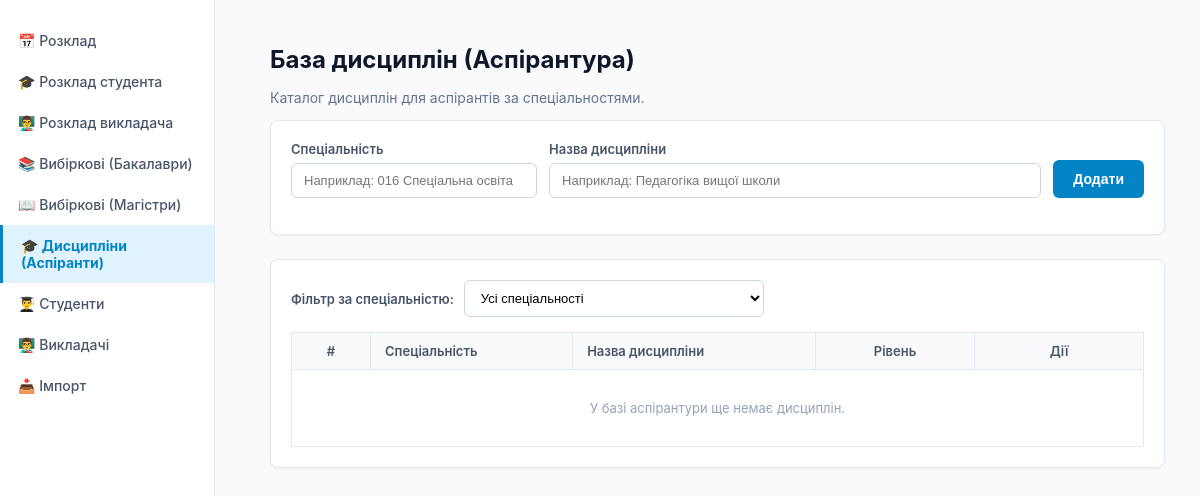
Before: /time-table/selective/postgraduate/ with the older database file.
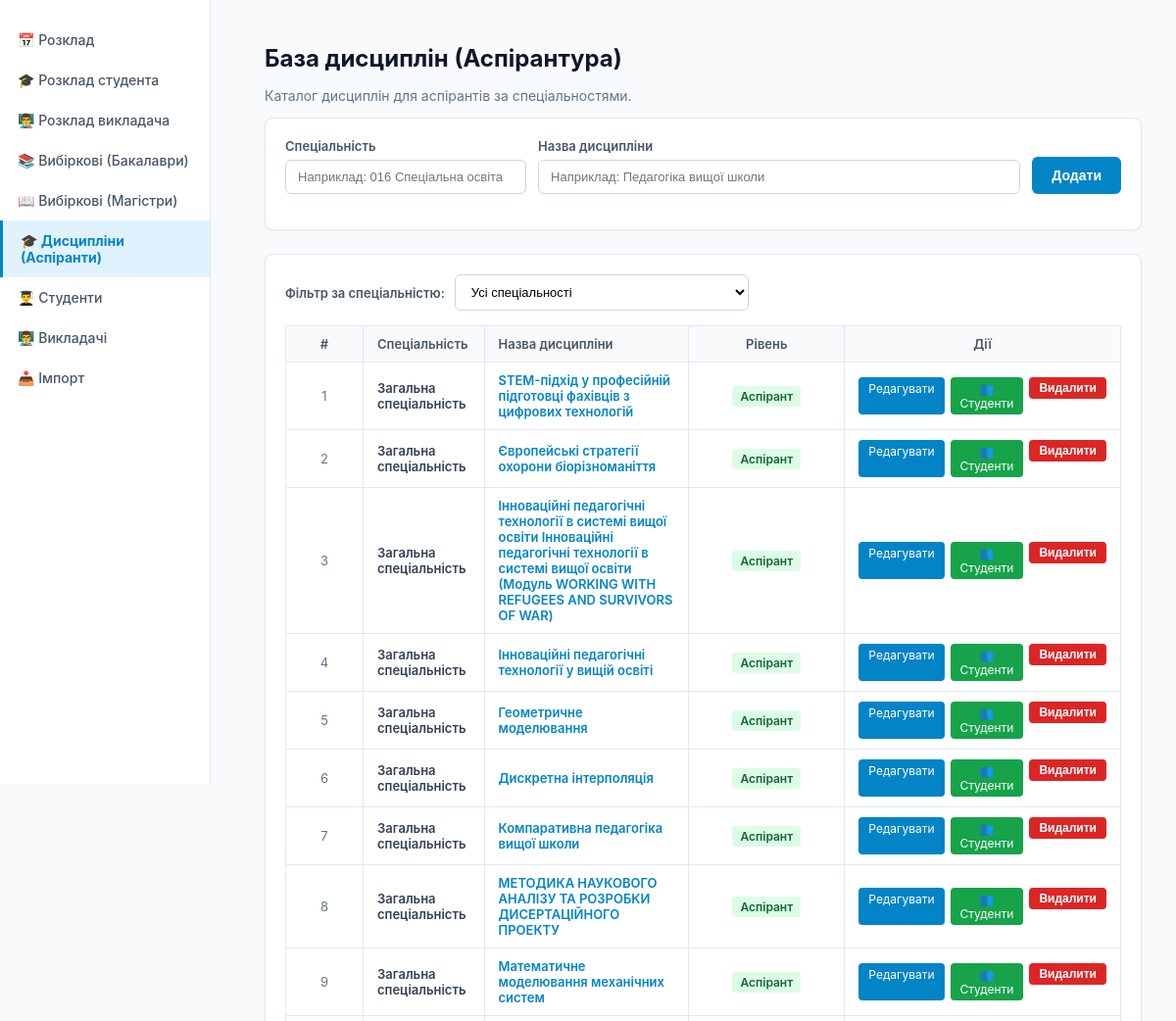
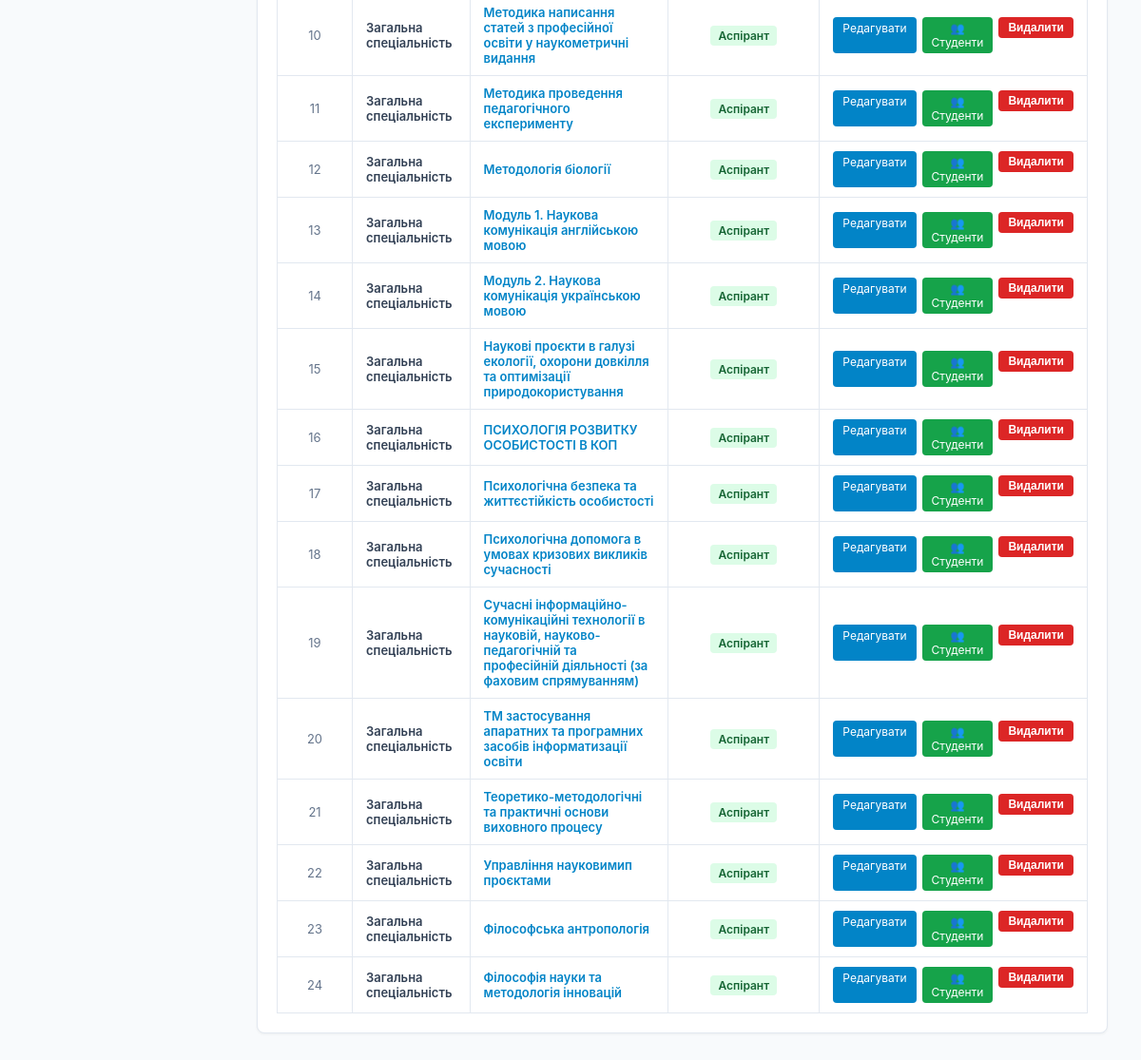
After: the same page with the newer database file (2 pictures, top to bottom).
### scheduler/models.py (models this page shows, shortened)
class Subject(models.Model):
    title = models.CharField(max_length=150, verbose_name="Назва дисципліни")
    is_elective = models.BooleanField(default=False, verbose_name="Вибірковий компонент")
    specialty = models.CharField(max_length=100, blank=True, default="", verbose_name="Спеціальність")
    students = models.ManyToManyField(Student, blank=True, related_name='selective_subjects', verbose_name="Студенти")
    LEVEL_CHOICES = [
        ('bachelor', 'Бакалавр'),
        ('master', 'Магістр'),
        ('postgraduate', 'Аспірант'),
    ]
    level = models.CharField(max_length=20, choices=LEVEL_CHOICES, default='bachelor', verbose_name="Освітній рівень")

### scheduler/views.py (the view, shortened to what this page needs)
# urls.py: path('time-table/selective/postgraduate/', views.selective_postgraduate_view, name='selective_postgraduate'),
def selective_postgraduate_view(request):
    edit_id = request.GET.get('edit')
    editing_subject = Subject.objects.filter(id=edit_id, level='postgraduate').first() if edit_id else None
    selected_spec = request.GET.get('specialty', '').strip()
    subjects_qs = Subject.objects.filter(level='postgraduate')
    if selected_spec:
        subjects_qs = subjects_qs.filter(specialty=selected_spec)
    subjects = subjects_qs.order_by('specialty', 'title')
    specialties = Subject.objects.filter(level='postgraduate').exclude(specialty="").values_list('specialty', flat=True).distinct().order_by('specialty')
    return render(request, "selective_postgraduate.html", {
        'subjects': subjects,
        'editing_subject': editing_subject,
        'specialties': specialties,
        'selected_spec': selected_spec,
    })

### scheduler/templates/selective_postgraduate.html (shortened to what the changed rows need)
﻿<!DOCTYPE html>
<html lang="uk">
<head>
</head>
<body>
    <div class="main-content">
        <h1>База дисциплін (Аспірантура)</h1>
        <div class="card">
            <table>
                <thead>
                    <tr>
                        <th style="width: 50px; text-align: center;">#</th>
                        <th>Спеціальність</th>
                        <th>Назва дисципліни</th>
                        <th style="width: 130px; text-align: center;">Рівень</th>
                        <th style="width: 140px; text-align: center;">Дії</th>
                    </tr>
                </thead>
                <tbody>
                    {% for s in subjects %}
                    <tr>
                        <td style="text-align: center; color: #64748b;">{{ forloop.counter }}</td>
                        <td style="font-weight: 600; color: #334155;">{{ s.specialty|default:"—" }}</td>
                        <td style="font-weight: 600; color: #0284c7;">{{ s.title }}</td>
                        <td style="text-align: center;"><span style="background: #dcfce7; color: #166534; padding: 3px 8px; border-radius: 4px; font-size: 12px; font-weight: 600;">Аспірант</span></td>
                        <td style="text-align: center;">
                            <div class="actions" style="justify-content: center;">
                                <a href="?edit={{ s.id }}" class="btn-sm" style="background: #0284c7; color: #fff;">Редагувати</a>
                                <a href="/time-table/selective/subject/{{ s.id }}/students/" class="btn-sm" style="background: #16a34a; color: #fff;">👥 Студенти</a>
                                <form method="POST" style="display:inline;" onsubmit="return confirm('Видалити цю дисципліну аспірантури?');">
                                    <button type="submit" class="btn-sm btn-danger" style="height: auto; padding: 4px 10px;">Видалити</button>
                                </form>
                            </div>
                        </td>
                    </tr>
                    {% empty %}
                    <tr>
                        <td colspan="5" class="empty">У базі аспірантури ще немає дисциплін.</td>
                    </tr>
                    {% endfor %}
                </tbody>
            </table>
        </div>
    </div>
</body>
</html>

Changed rows visible on the page:
added Subject: specialty "Загальна спеціальність", title "STEM-підхід у професійній підготовці фахівців з цифрових технологій"
added Subject: specialty "Загальна спеціальність", title "Європейські стратегії охорони біорізноманіття"
added Subject: specialty "Загальна спеціальність", title "Інноваційні педагогічні технології в системі вищої освіти Інноваційні педагогічні технології в системі вищої освіти (Модуль WORKING WITH REFUGEES AND SURVIVORS OF WAR)"
added Subject: specialty "Загальна спеціальність", title "Інноваційні педагогічні технології у вищій освіті"
added Subject: specialty "Загальна спеціальність", title "Геометричне моделювання"
added Subject: specialty "Загальна спеціальність", title "Дискретна інтерполяція"
added Subject: specialty "Загальна спеціальність", title "Компаративна педагогіка вищої школи"
added Subject: specialty "Загальна спеціальність", title "МЕТОДИКА НАУКОВОГО АНАЛІЗУ ТА РОЗРОБКИ ДИСЕРТАЦІЙНОГО ПРОЕКТУ"
added Subject: specialty "Загальна спеціальність", title "Математичне моделювання механічних систем"
added Subject: specialty "Загальна спеціальність", title "Методика написання статей з професійної освіти у наукометричні видання"
added Subject: specialty "Загальна спеціальність", title "Методика проведення педагогічного експерименту"
added Subject: specialty "Загальна спеціальність", title "Методологія біології"
added Subject: specialty "Загальна спеціальність", title "Модуль 1. Наукова комунікація англійською мовою"
added Subject: specialty "Загальна спеціальність", title "Модуль 2. Наукова комунікація українською мовою"
added Subject: specialty "Загальна спеціальність", title "Наукові проєкти в галузі екології, охорони довкілля та оптимізації природокористування"
added Subject: specialty "Загальна спеціальність", title "ПСИХОЛОГІЯ РОЗВИТКУ ОСОБИСТОСТІ В КОП"
added Subject: specialty "Загальна спеціальність", title "Психологічна безпека та життєстійкість особистості"
added Subject: specialty "Загальна спеціальність", title "Психологічна допомога в умовах кризових викликів сучасності"
added Subject: specialty "Загальна спеціальність", title "Сучасні інформаційно-комунікаційні технології в науковій, науково-педагогічній та професійній діяльності (за фаховим спрямуванням)"
added Subject: specialty "Загальна спеціальність", title "ТМ застосування апаратних та програмних засобів інформатизації освіти"
added Subject: specialty "Загальна спеціальність", title "Теоретико-методологічні та практичні основи виховного процесу"
added Subject: specialty "Загальна спеціальність", title "Управління науковимип проєктами"
added Subject: specialty "Загальна спеціальність", title "Філософська антропологія"
added Subject: specialty "Загальна спеціальність", title "Філософія науки та методологія інновацій"
Other visible differences:
text no longer shown: "У базі аспірантури ще немає дисциплін."
